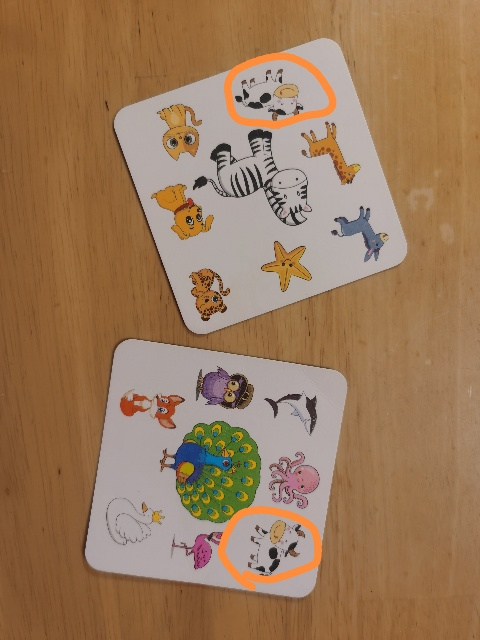
#> input picture example.jpg, 480 x 640 px, found by its file name
$ python rule_based_cv.py   (older library calls are emulated)
#> lines starting #> are read from the running program, lines starting #| are printed output that depends on the picture; after the words box and inside, x2 and y2 are one past the last pixel; in counts of white or black regions, pixels touching at a corner belong together; long printed decimals are rounded
#> in extract_animal_images_auto, image is the input picture: shape (640, 480, 3); mean B, G, R 91.3, 121.9, 154.9
import cv2
import numpy as np
import os
from pathlib import Path
import random
import json
from tqdm import tqdm

# [66 lines left out: function compute_similarity_ORB, not called in this run]

def compute_similarity_simple(image1: np.ndarray, image2: np.ndarray) -> float:
    """
    Compute similarity between two RGBA images using Hu Moments.
    This method is invariant to translation, rotation, and scale.

    Args:
        image1: First RGBA image as numpy array
        image2: Second RGBA image as numpy array

    Returns:
        float: Similarity score between 0 and 1, where 1 means identical
    """
    # Convert RGBA to grayscale
    if image1.shape[-1] == 4:  # RGBA
        image1_gray = cv2.cvtColor(image1, cv2.COLOR_RGBA2GRAY)
        image2_gray = cv2.cvtColor(image2, cv2.COLOR_RGBA2GRAY)
    else:  # Assume RGB
        image1_gray = cv2.cvtColor(image1, cv2.COLOR_RGB2GRAY)
        image2_gray = cv2.cvtColor(image2, cv2.COLOR_RGB2GRAY)

    # Calculate Hu Moments for both images
    moments1 = cv2.moments(image1_gray)
    moments2 = cv2.moments(image2_gray)

    # Handle empty images or failed moment calculation
    if moments1['m00'] == 0 or moments2['m00'] == 0:
        return 0.0

    # Calculate Hu Moments
    hu_moments1 = cv2.HuMoments(moments1)
    hu_moments2 = cv2.HuMoments(moments2)

    # Convert to log scale to handle small values better
    for i in range(7):
        if hu_moments1[i] != 0:
            hu_moments1[i] = -np.sign(hu_moments1[i]) * np.log10(abs(hu_moments1[i]))
        if hu_moments2[i] != 0:
            hu_moments2[i] = -np.sign(hu_moments2[i]) * np.log10(abs(hu_moments2[i]))

    # Calculate similarity using normalized L2 distance between Hu moments
    distance = np.linalg.norm(hu_moments1 - hu_moments2)

    # Convert distance to similarity score (0 to 1)
    # Using an exponential decay function: similarity = exp(-distance/scale)
    # Scale factor of 2.0 chosen empirically - adjust if needed
    similarity = np.exp(-distance/2.0)

    return float(similarity)

if 1 == 0:
    compute_similarity = compute_similarity_ORB
else:
    compute_similarity = compute_similarity_simple

def _extract_animal_images_auto_advanced(image: np.ndarray, **_):
    """
    Process an image containing exactly 2 cards with white backgrounds and 8 colored animals each.
    Will abort processing if these conditions are not met at any stage.

    Args:
        image: BGR format image containing two cards
        _: Unused parameter kept for interface compatibility

    Returns:
        Dictionary containing extracted animals and debug images, or empty dict if validation fails
    """
    all_outputs = {}

    # Input validation
    if image is None or image.size == 0:
        print("Error: Invalid input image")
        return all_outputs

    all_outputs["input"] = image

    # Step 1: Enhanced preprocessing for better card detection
    # Convert to grayscale
    gray = cv2.cvtColor(image, cv2.COLOR_BGR2GRAY)
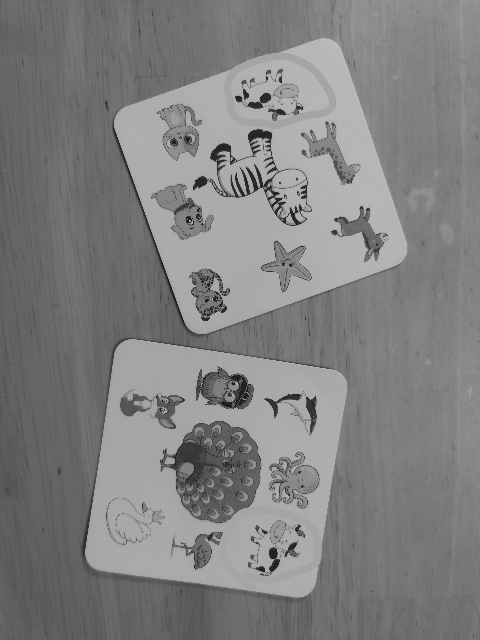
#> gray: shape (640, 480); min 18, max 198, mean 128.4

    # Apply bilateral filter to reduce noise while preserving edges
    bilateral = cv2.bilateralFilter(gray, 9, 75, 75)

    # Use Canny edge detection to find strong edges
    edges = cv2.Canny(bilateral, 50, 150)
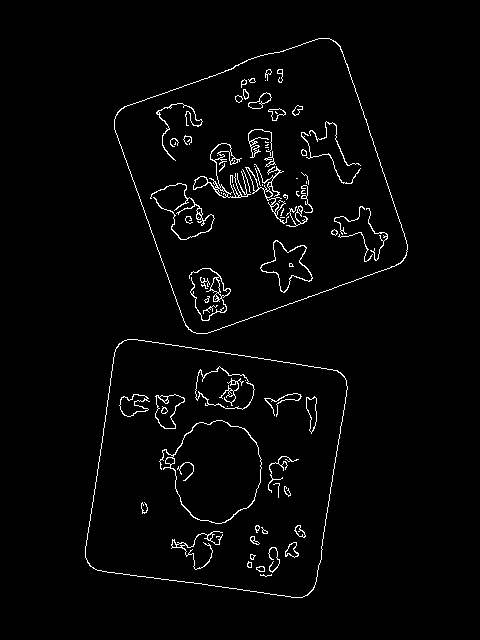
#> edges: shape (640, 480); 2.4% white in thin lines or dots, all inside (x1, y1, x2, y2) = (85, 38, 408, 598)

    # Dilate edges to connect broken lines
    kernel = np.ones((3,3), np.uint8)
#> kernel = [[1, 1, 1], [1, 1, 1], [1, 1, 1]]
    dilated = cv2.dilate(edges, kernel, iterations=2)
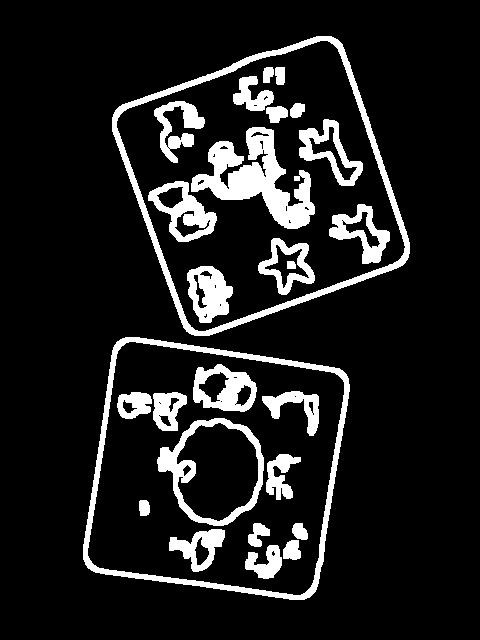
#> dilated: shape (640, 480); 12% white; 27 white regions

    # Apply morphological closing to fill gaps
    closed = cv2.morphologyEx(dilated, cv2.MORPH_CLOSE, kernel, iterations=2)

    # Step 2: Find and filter contours to detect cards
    contours, hierarchy = cv2.findContours(closed, cv2.RETR_EXTERNAL, cv2.CHAIN_APPROX_SIMPLE)
#> contours = 2 contours; box (x1, y1, x2, y2) and area: (112, 36, 410, 336) 59542, (83, 337, 350, 600) 56129

    # Validation: Must find more than 2 contours initially to ensure we're detecting features
    if len(contours) < 2:
        print("Error: Failed to detect sufficient contours in the image")
        return all_outputs

    # Add debug output for preprocessing steps
    all_outputs.update({
        "debug_bilateral": bilateral,
        "debug_edges": edges,
        "debug_dilated": dilated,
        "debug_closed": closed
    })
    # Process contours to find cards
    card_contours = []
    min_card_area = image.shape[0] * image.shape[1] * 0.05  # Cards should be at least 10% of image
#> min_card_area = 15360

    # Create debug image for all contours
    debug_all_contours = image.copy()
    cv2.drawContours(debug_all_contours, contours, -1, (0, 0, 255), 2)  # Draw all contours in red
    all_outputs["debug_all_contours"] = debug_all_contours

    for cnt in contours:
        area = cv2.contourArea(cnt)
        if area < min_card_area:  # Skip very small contours
            continue

        # Approximate the contour to detect rectangles
        peri = cv2.arcLength(cnt, True)
        approx = cv2.approxPolyDP(cnt, 0.02 * peri, True)

        # Check if the contour is roughly rectangular (4 corners)
        if len(approx) == 4:
            card_contours.append(cnt)

        # Add visualization of the approximated contour
        debug_approx = image.copy()
        cv2.drawContours(debug_approx, [approx], -1, (255, 0, 0), 2)  # Draw approximated contour in blue
        all_outputs[f"debug_approx_contour_{len(card_contours)}"] = debug_approx

    # We need at least 2 card contours
    if len(card_contours) < 2:
        print(f"Error: Found {len(card_contours)} cards instead of at least 2")
        return all_outputs

    # If we have more than 2 contours, find the pair with most similar areas
    # Get areas of all contours
    areas = [cv2.contourArea(cnt) for cnt in card_contours]
#> areas = [56129, 59542.5]

    # Find the pair of contours with the most similar areas
    min_diff_ratio = float('inf')
#> min_diff_ratio = inf
    best_pair = (0, 1)
#> best_pair = (0, 1)

    for i in range(len(card_contours)):
        for j in range(i + 1, len(card_contours)):
            area_diff_ratio = abs(areas[i] - areas[j]) / max(areas[i], areas[j])
            if area_diff_ratio < min_diff_ratio:
                min_diff_ratio = area_diff_ratio
                best_pair = (i, j)

    if min_diff_ratio > 0.2:  # More than 20% difference
        print(f"Error: Card areas differ too much: {area_diff_ratio:.2%}")
        return all_outputs

    # Keep only the two most similar contours
    card_contours = [card_contours[best_pair[0]], card_contours[best_pair[1]]]
#> card_contours has the same summary as contours

    # Debug image for card detection
    debug_cards = image.copy()
    cv2.drawContours(debug_cards, card_contours, -1, (0, 255, 0), 2)
    all_outputs["debug_card_detection"] = debug_cards

    all_animals = ({}, {})

    # Step 3: Process each card separately
    for idx, card_cnt in enumerate(card_contours, 1):
        # Create mask for the card
        card_mask = np.zeros(gray.shape, dtype=np.uint8)
        cv2.drawContours(card_mask, [card_cnt], -1, (255), -1)

        # Extract the card region
        card_region = cv2.bitwise_and(image, image, mask=card_mask)

        # Get the bounding rectangle
        x, y, w, h = cv2.boundingRect(card_cnt)
        card_roi = card_region[y:y+h, x:x+w]
        card_mask_roi = card_mask[y:y+h, x:x+w]

        # Save the extracted card region for debugging
        all_outputs[f"debug_card_{idx}_region"] = card_roi

        # Convert to grayscale for adaptive thresholding
        gray_roi = cv2.cvtColor(card_roi, cv2.COLOR_BGR2GRAY)

        # Apply adaptive thresholding to handle varying lighting conditions
        block_size = 25  # Must be odd
        C = 10  # Constant subtracted from mean
        white_mask = cv2.adaptiveThreshold(
            gray_roi,
            255,
            cv2.ADAPTIVE_THRESH_GAUSSIAN_C,
            cv2.THRESH_BINARY,
            block_size,
            C
        )

        # Save white mask for debugging
        all_outputs[f"debug_card_{idx}_white_mask"] = white_mask

        # Invert to get the animals
        animal_mask = cv2.bitwise_not(white_mask)

        # Close small gaps in the animal mask using morphological operations
        small_kernel = np.ones((3,3), np.uint8)  # Smaller kernel for fine details
        # First close small gaps
        animal_mask = cv2.morphologyEx(animal_mask, cv2.MORPH_CLOSE, small_kernel, iterations=2)
        # Save intermediate result after closing small gaps
        all_outputs[f"debug_card_{idx}_closed_gaps"] = animal_mask

        # Find initial components before cleanup
        num_labels, labels, stats, centroids = cv2.connectedComponentsWithStats(
            animal_mask, connectivity=8
        )

        # Create debug visualization of initial components
        debug_initial = np.zeros((animal_mask.shape[0], animal_mask.shape[1], 3), dtype=np.uint8)
        for i in range(1, num_labels):
            # Random color for each component
            color = np.random.randint(0, 255, size=3).tolist()
            debug_initial[labels == i] = color
        all_outputs[f"debug_card_{idx}_initial_components"] = debug_initial

        # Process each component to fill holes and calculate solid area
        filled_components = []
        card_area = animal_mask.shape[0] * animal_mask.shape[1]
        min_component_area = 0.001 * card_area  # 5% of card area threshold
        max_component_area = 0.5 * card_area  # 50% of card area threshold

        for i in range(1, num_labels):
            # Create mask for this component
            component_mask = (labels == i).astype(np.uint8) * 255

            # Find contours to fill holes
            contours, _ = cv2.findContours(
                component_mask,
                cv2.RETR_EXTERNAL,
                cv2.CHAIN_APPROX_SIMPLE
            )

            # Create a mask from convex hull
            hull_mask = np.zeros_like(component_mask)
            for contour in contours:
                # Find convex hull points
                hull = cv2.convexHull(contour)
                # Draw filled convex hull
                cv2.fillPoly(hull_mask, [hull], 255)

            filled_hull_mask = cv2.bitwise_and(hull_mask, animal_mask)
            large_kernel = np.ones((10,10), np.uint8)
            component_mask = cv2.morphologyEx(filled_hull_mask, cv2.MORPH_CLOSE, large_kernel, iterations=2)
            component_mask = cv2.bitwise_and(hull_mask, component_mask)
            contours, _ = cv2.findContours(
                component_mask,
                cv2.RETR_EXTERNAL,
                cv2.CHAIN_APPROX_SIMPLE
            )

            filled_mask = np.zeros_like(component_mask)
            cv2.drawContours(filled_mask, contours, -1, (255), cv2.FILLED)

            # Calculate solid area after filling
            solid_area = np.count_nonzero(hull_mask)

            # Only keep components smaller than threshold
            if solid_area < max_component_area and solid_area > min_component_area:
                all_outputs[f"debug_card_{idx}.{i}_hull_mask"] = hull_mask
                filled_components.append((filled_mask, solid_area))

        # Sort components by area and take top 8
        filled_components.sort(key=lambda x: x[1], reverse=True)
        filled_components = filled_components[:8]

        # Create new animal mask from filled components
        animal_mask = np.zeros_like(animal_mask)
        debug_filled = np.zeros((animal_mask.shape[0], animal_mask.shape[1], 3), dtype=np.uint8)

        for i, (filled_mask, area) in enumerate(filled_components):
            animal_mask = cv2.bitwise_or(animal_mask, filled_mask)
            # Add colored visualization of filled components
            color = np.random.randint(0, 255, size=3).tolist()
            debug_filled[filled_mask > 0] = color

        # Save debug visualization of filled components
        all_outputs[f"debug_card_{idx}_filled_components"] = debug_filled

        # We already have the filled components from earlier processing
        # Use the animal_mask we created from filled components
        all_outputs[f"debug_card_{idx}_animal_mask"] = animal_mask

        # Store the card region and animal mask for final combination
        all_animals[idx-1]["card_region"] = (x, y, w, h)
        all_animals[idx-1]["animal_mask"] = cv2.cvtColor(debug_filled, cv2.COLOR_BGR2GRAY)
        all_animals[idx-1]["white_mask"] = white_mask

        # Find components on the filled mask - these should already be our 8 animals
        num_labels, labels, stats, centroids = cv2.connectedComponentsWithStats(
            animal_mask, connectivity=8
        )

        # Create a visualization of the animal mask overlaid on the card
        animal_overlay = card_roi.copy()
        animal_overlay[animal_mask > 0] = [0, 255, 0]  # Highlight animals in green
        all_outputs[f"debug_card_{idx}_animal_overlay"] = animal_overlay

        # Find animal components on the filled mask
        num_labels, labels, stats, centroids = cv2.connectedComponentsWithStats(
            animal_mask, connectivity=8
        )

        # Create a colorful visualization of the connected components
        label_hue = np.uint8(179 * labels / np.max(labels))
        blank_ch = 255 * np.ones_like(label_hue)
        labeled_img = cv2.merge([label_hue, blank_ch, blank_ch])
        labeled_img = cv2.cvtColor(labeled_img, cv2.COLOR_HSV2BGR)
        labeled_img[label_hue == 0] = 0  # Set background to black
        all_outputs[f"debug_card_{idx}_components"] = labeled_img

        if num_labels not in range(7, 11):
            print(f"Skip card {idx} because {num_labels-1} animals detected")
            continue

        valid_components = list(range(1, num_labels))

        # Process each valid component (animal)
        for i in valid_components:

            # Get component properties
            x_comp = stats[i, cv2.CC_STAT_LEFT]
            y_comp = stats[i, cv2.CC_STAT_TOP]
            w_comp = stats[i, cv2.CC_STAT_WIDTH]
            h_comp = stats[i, cv2.CC_STAT_HEIGHT]

            # Create component mask
            component_mask = (labels == i).astype(np.uint8) * 255

            # Extract the component
            component_roi = card_roi[y_comp:y_comp+h_comp, x_comp:x_comp+w_comp]
            component_mask = component_mask[y_comp:y_comp+h_comp, x_comp:x_comp+w_comp]
            white_mask_roi = cv2.bitwise_or(white_mask[y_comp:y_comp+h_comp, x_comp:x_comp+w_comp], cv2.bitwise_not(component_mask))

            # Create RGBA image with transparency
            b, g, r = cv2.split(component_roi)
            rgba = cv2.merge([b, g, r, component_mask])

            all_outputs[f"animal_{idx}_{i}"] = rgba
            all_outputs[f"animal_{idx}_{i}_w"] = cv2.cvtColor(white_mask_roi, cv2.COLOR_GRAY2BGR)

            all_animals[idx-1].setdefault("final_animal_mask", []).append({"animal_region": [x_comp+x, y_comp+y, w_comp, h_comp], "animal_img": rgba, "white_mask_roi": white_mask_roi})

    if all(all_animals[card_idx-1].get("final_animal_mask", None) is None for card_idx in [1, 2]):
        print(f"No valid animals found in cards 1 or 2")
        return all_outputs

    # Create final combined animal mask on the original image
    final_mask = np.zeros_like(gray)
    # Create RGBA image with transparency - same size as input image but with alpha channel
    final_image = cv2.merge([*cv2.split(image), np.zeros_like(gray)])# Start with fully transparent image

    # Combine masks from both cards
    for card_idx in [1, 2]:
        if all_animals[card_idx-1]:
            x, y, w, h = all_animals[card_idx-1]["card_region"]
            card_mask = all_animals[card_idx-1]["animal_mask"]
            # Place the card's animal mask in the correct position on the final mask
            final_mask[y:y+h, x:x+w] = cv2.bitwise_or(
                final_mask[y:y+h, x:x+w],
                card_mask
            )

            # Add each detected animal to the final image
            for patch in all_animals[card_idx-1].get("final_animal_mask", []):
                x, y, w, h = patch["animal_region"]
                animal_img = patch["animal_img"]
                final_image[y:y+h, x:x+w] = animal_img

    # Add the final results to the outputs
    all_outputs["final_animal_mask"] = final_mask
    all_outputs["final_animal_image"] = final_image

    if not all(len(all_animals[card_idx-1].get("final_animal_mask", []))==8 for card_idx in [1, 2]):
        print(f"Each card must have exactly 8 animals detected.")
        return all_outputs

    # for each final_animal_mask in the two cards, create a 8x8 matrix to quantily the similarity of the pair of patch.
    max_smilarity = -float('inf')
#> max_smilarity = -inf
    best_pair = (0, 0)
#> best_pair = (0, 0)

    for i, animal_i in enumerate(all_animals[0]["final_animal_mask"]):
        for j, animal_j in enumerate(all_animals[1]["final_animal_mask"]):
            if i>j: continue

            similarity = compute_similarity(animal_i["animal_img"], animal_j["animal_img"])
            # similarity = compute_similarity(cv2.cvtColor(animal_i["white_mask_roi"], cv2.COLOR_GRAY2BGR), cv2.cvtColor(animal_j["white_mask_roi"], cv2.COLOR_GRAY2BGR))
            if max_smilarity < similarity:
                max_smilarity = similarity
                best_pair = (i, j)
#> in compute_similarity_simple, `hu_moments1 = cv2.HuMoments(moments1)`: hu_moments1 = [0.00187, 2.88e-07, 2.97e-11, 3.46e-11, 6.14e-22, 6.75e-15, -9.22e-22]
#> in compute_similarity_simple, `hu_moments2 = cv2.HuMoments(moments2)`: hu_moments2 = [0.0012, 1.14e-07, 2.14e-12, 8.36e-13, -2.68e-25, 5.34e-17, -1.09e-24]
#> in compute_similarity_simple, `distance = np.linalg.norm(hu_moments1 - hu_moments2)`: distance = 45.97
#> in compute_similarity_simple, `similarity = np.exp(-distance/2.0)`: similarity = 1.04e-10

    final_animal_image_with_boxes = image.copy()
    # overlay the bbox with red on final_image
    x1, y1, w1, h1 = all_animals[0]["final_animal_mask"][best_pair[0]]["animal_region"]
#> x1 = 266; y1 = 393; w1 = 51; h1 = 43
    x2, y2, w2, h2 = all_animals[1]["final_animal_mask"][best_pair[1]]["animal_region"]
#> x2 = 191; y2 = 270; w2 = 39; h2 = 51
    cv2.rectangle(final_animal_image_with_boxes, (x1, y1), (x1 + w1, y1 + h1), (0, 0, 255, 255), 2)
    cv2.rectangle(final_animal_image_with_boxes, (x2, y2), (x2 + w2, y2 + h2), (0, 0, 255, 255), 2)
    all_outputs["final_animal_image_with_boxes"] = final_animal_image_with_boxes

    print(f"final detection result {best_pair} - {max_smilarity}: ({x1}, {y1}, {w1}, {h1}, 0, {x2}, {y2}, {w2}, {h2}, 0)")
#| final detection result (2, 7) - 0.4122: (266, 393, 51, 43, 0, 191, 270, 39, 51, 0)

    return all_outputs

# [227 lines left out: function _extract_animal_images_auto_manual, not called in this run]

if 1==1:
    _extract_animal_images_auto = _extract_animal_images_auto_advanced
else:
    _extract_animal_images_auto = _extract_animal_images_auto_manual

def extract_animal_images_auto(image_path, output_dir, min_area=500):
    """
    Automatically detects and extracts colored objects from an image using
    Otsu's thresholding to robustly handle lighting variations.
    Includes debugging steps.

    Args:
        image_path (str): Path to the source image.
        output_dir (str): Directory to save the extracted and debug images.
        min_area (int): The minimum area of a component to be saved.
    """
    if not os.path.exists(output_dir):
        os.makedirs(output_dir)
    print(f"Created output directory: {output_dir}")

    # Load the image
    image = cv2.imread(image_path)
    if image is None:
        print(f"Error: Could not load image from {image_path}")
        return
    print(f"Successfully loaded image: {image_path}")

    for i, (k, v) in enumerate(_extract_animal_images_auto(image, min_area=min_area).items()):
        image_path = os.path.join(output_dir, f"{i:02d}.{k}.png")
        cv2.imwrite(image_path, v)
        print(f"Saved debug bounding boxes image to: {image_path}")
#> this loop made 77 passes
#| Saved debug bounding boxes image to: model/data/extracted_animals/00.input.png
#| Saved debug bounding boxes image to: model/data/extracted_animals/01.debug_bilateral.png
#| Saved debug bounding boxes image to: model/data/extracted_animals/02.debug_edges.png
#| Saved debug bounding boxes image to: model/data/extracted_animals/03.debug_dilated.png
#| Saved debug bounding boxes image to: model/data/extracted_animals/04.debug_closed.png
#| Saved debug bounding boxes image to: model/data/extracted_animals/05.debug_all_contours.png
#| Saved debug bounding boxes image to: model/data/extracted_animals/06.debug_approx_contour_1.png
#| Saved debug bounding boxes image to: model/data/extracted_animals/07.debug_approx_contour_2.png
#> (further printed lines are left out)

# [68 lines left out: function process_video, not called in this run]

if __name__ == "__main__":
    image_file = Path(__file__).with_name("..")/'../public/example.jpg'
    output_directory_extract = Path(__file__).with_name('extracted_animals')
    extract_animal_images_auto(image_file, output_directory_extract, min_area=1000)

    if (Path(__file__).with_name("input.mp4")).exists():
        Path(__file__).with_name("output").mkdir(exist_ok=True)
        process_video(str(Path(__file__).with_name("input.mp4")), str(Path(__file__).with_name("output.mp4")))

    for p in (Path(__file__).with_name("..")/"../debug-logs/").glob("*.json"):
        output_dir = p.with_suffix("")
        output_dir.mkdir(exist_ok=True)

        data = json.loads(p.read_text())
        img = np.array(data["img"]["data"], dtype=np.uint8).reshape(*data["img"]["shape"])
        img = img[:,:, ::-1]
        cv2.imwrite(str(output_dir/"input.png"), img)

        for k, v in _extract_animal_images_auto(img, min_area=500).items():
            image_path = os.path.join(output_dir, f"{k}.png")
            cv2.imwrite(image_path, v)
            print(f"Saved debug bounding boxes image to: {image_path}")
